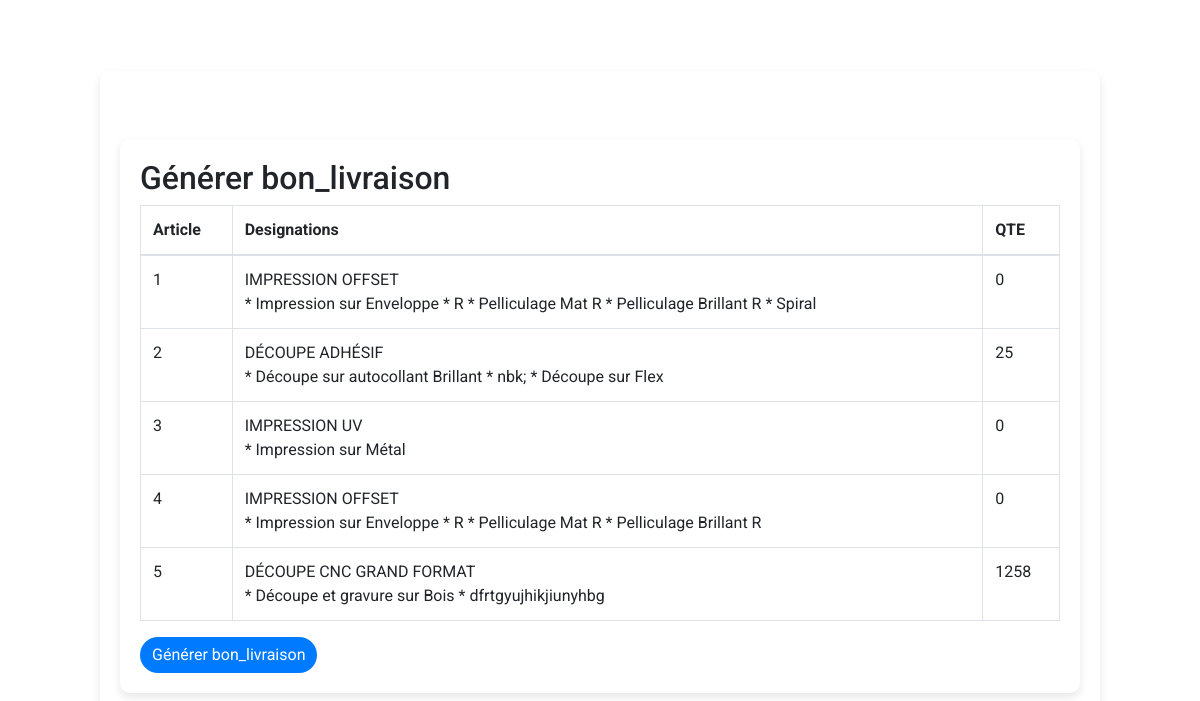
The app's page /application/generer_bon_livraison/6/ (signed in) with its own data.
### Application/models.py (models this page shows, shortened)
class Designation(models.Model):
    name = models.CharField(max_length=255)
    commande = models.ForeignKey(Commande, related_name='designations', on_delete=models.CASCADE)

class Option(models.Model):
    designation = models.ForeignKey(Designation, related_name='options', on_delete=models.CASCADE)
    option_name = models.CharField(max_length=255)
    format = models.CharField(max_length=255, blank=True, null=True)
    quantity = models.PositiveIntegerField(blank=True, null=True)
    paper_type = models.CharField(max_length=255, blank=True, null=True)
    unit_price = models.DecimalField(max_digits=10, decimal_places=2, null=True, blank=True)
    total_ht = models.DecimalField(max_digits=10, decimal_places=2, default=0)
    tva_20 = models.DecimalField(max_digits=10, decimal_places=2, default=0)
    total_ttc = models.DecimalField(max_digits=10, decimal_places=2, default=0)
    grammage = models.CharField(max_length=255, blank=True, null=True)  # Ajouter ce champ
    paragraph = models.TextField(blank=True, null=True)  # Add this field to store the paragraph input
    recto_verso = models.CharField(max_length=2, choices=[('R', 'R'), ('RV', 'R/V')], blank=True, null=True)  # Ajouter ce champ
    pelliculage_mat = models.BooleanField(default=False)
    pelliculage_brillant = models.BooleanField(default=False)
    spiral = models.BooleanField(default=False)
    piquage = models.BooleanField(default=False)
    collage = models.BooleanField(default=False)
    cousu = models.BooleanField(default=False)

### Application/views.py (the view, shortened to what this page needs)
# urls.py: path('generer_bon_livraison/<int:pk>/', views.generer_bon_livraison, name='generer_bon_livraison'),
@login_required
@user_passes_test(lambda u: u.groups.filter(name='Directeurs').exists())
def generer_bon_livraison(request, pk):
    commande = get_object_or_404(Commande, pk=pk)
    date = datetime.now().strftime('%B %d, %Y')
    return render(request, 'Application/generer_bon_livraison.html', {
        'commande': commande
    })

### Application/templates/Application/generer_bon_livraison.html (shortened to what this page needs)
{% extends "base_no_nav.html" %}
{% load custom_filters %}
{% block content %}
<div class="container mt-5">
    <h2>Générer bon_livraison</h2>
    <form method="post">
        <table class="table table-bordered">
            <thead>
                <tr>
                    <th>Article</th>
                    <th>Designations</th>
                    <th>QTE</th>
                </tr>
            </thead>
            <tbody>
                {% for designation in commande.designations.all %}
                <tr>
                    <td>{{ forloop.counter }}</td>
                    <td>
                        {{ designation.name }}<br>
                        {% for option in designation.options.all %}
                            {% if option.option_name %} * {{ option.option_name }}{% endif %}
                            {% if option.paragraph %} * {{ option.paragraph }}{% endif %}
                            {% if option.recto_verso %} * {{ option.recto_verso }}{% endif %}
                            {% if option.pelliculage_mat %} * Pelliculage Mat R{% endif %}
                            {% if option.pelliculage_brillant %} * Pelliculage Brillant R{% endif %}
                            {% if option.spiral %} * Spiral{% endif %}
                        {% endfor %}
                    </td>
                    <td>{{ designation.options.first.quantity }}</td>
                </tr>
                {% endfor %}
            </tbody>
        </table>
        <button type="submit" class="btn btn-primary">Générer bon_livraison</button>
    </form>
</div>
{% endblock %}

### records on screen
Designation: name "IMPRESSION OFFSET", options.first.quantity "0"
Option: option_name "Impression sur Enveloppe", recto_verso "R", pelliculage_mat "* Pelliculage Mat R", pelliculage_brillant "* Pelliculage Brillant R", spiral "* Spiral"
Designation: name "DÉCOUPE ADHÉSIF", options.first.quantity "25"
Option: option_name "Découpe sur autocollant Brillant", paragraph "nbk;"
Option: option_name "Découpe sur Flex"
Designation: name "IMPRESSION UV", options.first.quantity "0"
Option: option_name "Impression sur Métal"
Designation: name "IMPRESSION OFFSET", options.first.quantity "0"
Option: option_name "Impression sur Enveloppe", recto_verso "R", pelliculage_mat "* Pelliculage Mat R", pelliculage_brillant "* Pelliculage Brillant R"
Designation: name "DÉCOUPE CNC GRAND FORMAT", options.first.quantity "1258"
Option: option_name "Découpe et gravure sur Bois", paragraph "dfrtgyujhikjiunyhbg"
